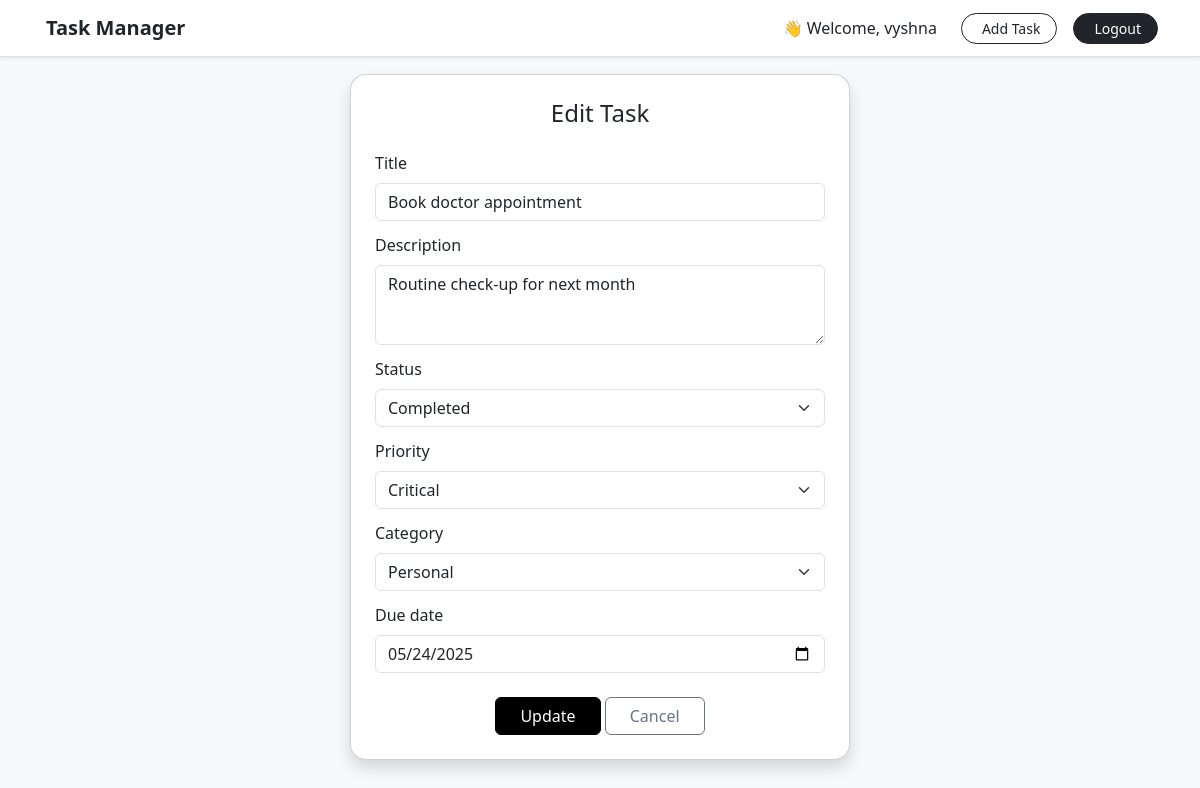
The page /edit/27/ (signed in) on the database its author committed.
### task/models.py (models this page shows, shortened)
class Tasks(models.Model):
    STATUS_CHOICES = [
        ('PENDING', 'Pending'),
        ('IN_PROGRESS', 'In Progress'),
        ('COMPLETED', 'Completed'),
        ('DEFERRED', 'Deferred'),
    ]
    PRIORITY_CHOICES = [
        ('LOW', 'Low'),
        ('MEDIUM', 'Medium'),
        ('HIGH', 'High'),
        ('CRITICAL', 'Critical'),
    ]
    CATEGORY_CHOICES = [
        ('WORK', 'Work'),
        ('PERSONAL', 'Personal'),
        ('HOME', 'Home'),
        ('STUDY', 'Study'),
        ('OTHERS', 'Others'),
    ]
    user = models.ForeignKey(User, on_delete=models.CASCADE)
    title = models.CharField(max_length=255)
    description = models.TextField()
    status = models.CharField(max_length=20, choices=STATUS_CHOICES, default='PENDING')
    priority = models.CharField(max_length=20, choices=PRIORITY_CHOICES, default='MEDIUM')
    category = models.CharField(max_length=20, choices=CATEGORY_CHOICES, default='OTHERS')
    due_date = models.DateField()
    created_at = models.DateTimeField(auto_now_add=True)
    updated_at = models.DateTimeField(auto_now=True)

### task/views.py (the view)
# urls.py: path('edit/<int:task_id>/', views.edit_task, name='edit_task'),
@login_required
def edit_task(request, task_id):
    task = get_object_or_404(Tasks, id=task_id, user=request.user)
    if request.method == 'POST':
        form = TaskForm(request.POST, instance=task)
        if form.is_valid():
            form.save()
            messages.success(request, 'Task updated successfully!')
            return redirect('dashboard')
        else:
            messages.error(request, 'Please correct the errors below.')
    else:
        form = TaskForm(instance=task)
    return render(request, 'edit_task.html', {'form': form, 'task': task})

### task/forms.py
class TaskForm(forms.ModelForm):
    class Meta:
        model = Tasks
        fields = ['title', 'description', 'status', 'priority', 'category', 'due_date']
        widgets = {
            'title': forms.TextInput(attrs={'class': 'form-control'}),
            'description': forms.Textarea(attrs={'class': 'form-control'}),
            'status': forms.Select(attrs={'class': 'form-select'}),
            'priority': forms.Select(attrs={'class': 'form-select'}),
            'category': forms.Select(attrs={'class': 'form-select'}),
            'due_date': forms.DateInput(attrs={'type': 'date', 'class': 'form-control'}),
        }

### Templates/edit_task.html (shortened to what this page needs)
{% load static %}
<!DOCTYPE html>
<html lang="en">
<head>
    <link href="https://cdn.jsdelivr.net/npm/bootstrap@5.3.0/dist/css/bootstrap.min.css" rel="stylesheet">
</head>
<body>
    {% include "navbar.html" %}
    <div class="container d-flex justify-content-center align-items-center" style="min-height: 90vh;">
        <div class="card shadow p-4" style="width: 100%; max-width: 500px;">
            <h4 class="text-center mb-4">Edit Task</h4>
            <form method="POST">
                <div class="mb-3">
                    <label class="form-label">{{ form.title.label }}</label>
                    {{ form.title }}
                </div>
                <div class="mb-3">
                    <label class="form-label">{{ form.description.label }}</label>
                    {{ form.description }}
                </div>
                <div class="mb-3">
                    <label class="form-label">{{ form.status.label }}</label>
                    {{ form.status }}
                </div>
                <div class="mb-3">
                    <label class="form-label">{{ form.priority.label }}</label>
                    {{ form.priority }}
                </div>
                <div class="mb-3">
                    <label class="form-label">{{ form.category.label }}</label>
                    {{ form.category }}
                </div>
                <div class="mb-3">
                    <label class="form-label">{{ form.due_date.label }}</label>
                    {{ form.due_date }}
                </div>
                <div class="text-center text-muted mt-4">
                    <button type="submit" class="btn btn-primary px-4">Update</button>
                    <a href="{% url 'dashboard' %}" class="btn btn-outline-secondary px-4">Cancel</a>
                </div>
            </form>
        </div>
    </div>
</body>
</html>

### Templates/navbar.html (shortened to what this page needs)
<nav class="navbar navbar-expand-lg navbar-light bg-white shadow-sm border-bottom">
  <div class="container">
    <a class="navbar-brand fw-bold text-dark" href="{% url 'dashboard' %}">
       Task Manager
    </a>
    <div class="collapse navbar-collapse justify-content-end" id="navbarNav">
      <ul class="navbar-nav align-items-center gap-3">
        <li class="nav-item">
          <span class="nav-link text-dark">👋 Welcome, {{ request.user.username }}</span>
        </li>
        <li class="nav-item">
          <a class="btn btn-outline-dark btn-sm rounded-pill px-3" href="{% url 'add_task' %}">
             Add Task
          </a>
        </li>
        <li class="nav-item">
          <form method="POST" action="{% url 'logout' %}" class="d-inline">
            <button type="submit" class="btn btn-dark btn-sm rounded-pill px-3">
               Logout
            </button>
          </form>
        </li>
      </ul>
    </div>
  </div>
</nav>

### Templates/edit_task.html (style rules this page uses)
body { background-color: #f8f9fa; }
.card { border-radius: 1rem; }
.form-label { font-weight: 500; }
.form-control, textarea, select { margin-bottom: 0.25rem; }
textarea.form-control { min-height: 80px; width: 500px; height: 80px; max-width: 100%; resize: vertical; }
.mb-3 { margin-bottom: 0.75rem !important; }
.btn-primary { background-color: #000000; border-color: #000000; color: #ffffff; transition: all 0.3s ease; }

### rows shown on the page
Tasks: title "Book doctor appointment", description "Routine check-up for next month", status "Completed", priority "Critical", category "Personal", due_date "05/24/2025"

### other values the page prints
{{ request.user.username }} "vyshna"
